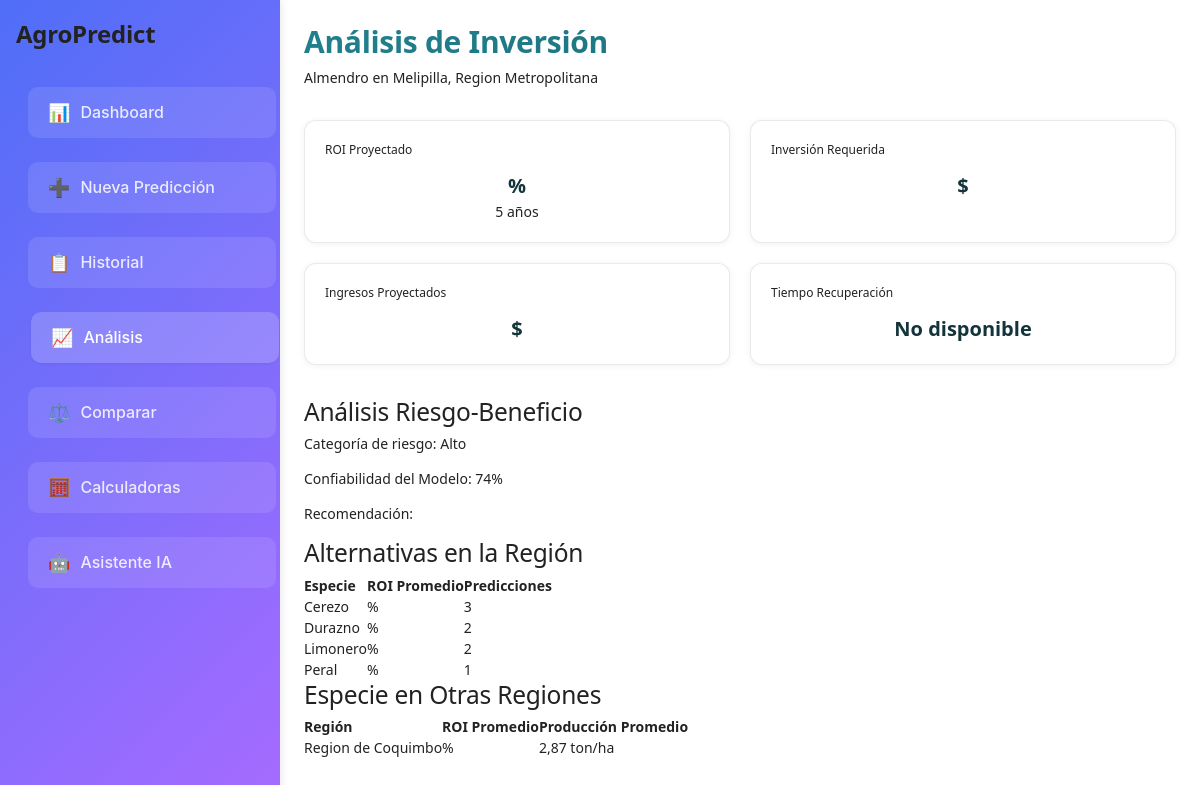
Screenshot of /analisis/16/ with the database file from the repository.
### predicciones/models.py (models this page shows, shortened)
class Prediccion(models.Model):
    ESTADO_CHOICES = [
        ('pendiente', 'Pendiente'),
        ('procesando', 'Procesando'),
        ('completada', 'Completada'),
        ('error', 'Error'),
    ]
    usuario = models.ForeignKey(User, on_delete=models.CASCADE, related_name='predicciones')
    tipo_arbol = models.ForeignKey(TipoArbol, on_delete=models.CASCADE)
    comuna = models.ForeignKey(Comuna, on_delete=models.CASCADE)
    hectareas = models.FloatField(validators=[MinValueValidator(0.1)])
    edad_arboles = models.IntegerField(validators=[MinValueValidator(1), MaxValueValidator(100)])
    densidad_plantacion = models.IntegerField(
        help_text="Número de árboles por hectárea",
        validators=[MinValueValidator(50), MaxValueValidator(2000)]
    )
    tipo_riego = models.CharField(max_length=20, choices=[
        ('goteo', 'Goteo'),
        ('aspersion', 'Aspersión'),
        ('gravedad', 'Gravedad'),
        ('micro_aspersion', 'Microaspersión'),
    ])
    tipo_suelo = models.CharField(max_length=20, choices=[
        ('arcilloso', 'Arcilloso'),
        ('arenoso', 'Arenoso'),
        ('franco', 'Franco'),
        ('limoso', 'Limoso'),
    ])
    fertilizacion = models.CharField(max_length=20, choices=[
        ('organica', 'Orgánica'),
        ('quimica', 'Química'),
        ('mixta', 'Mixta'),
        ('ninguna', 'Ninguna'),
    ])
    produccion_total = models.FloatField(null=True, blank=True, help_text="Toneladas totales")
    produccion_por_hectarea = models.FloatField(null=True, blank=True, help_text="Toneladas por hectárea")
    confiabilidad = models.IntegerField(
        null=True, blank=True,
        validators=[MinValueValidator(0), MaxValueValidator(100)],
        help_text="Porcentaje de confiabilidad"
    )
    inversion_estimada = models.FloatField(null=True, blank=True, help_text="Inversión total estimada en CLP")
    ingresos_proyectados_5anos = models.FloatField(null=True, blank=True, help_text="Ingresos proyectados a 5 años")
    roi_proyectado = models.FloatField(null=True, blank=True, help_text="ROI proyectado a 5 años (%)")
    consumo_agua_total = models.FloatField(null=True, blank=True, help_text="Consumo total de agua en m³")
    consumo_agua_por_hectarea = models.FloatField(null=True, blank=True, help_text="Consumo de agua por hectárea en m³")
    estado = models.CharField(max_length=20, choices=ESTADO_CHOICES, default='pendiente')
    fecha_creacion = models.DateTimeField(auto_now_add=True)
    fecha_actualizacion = models.DateTimeField(auto_now=True)
    class Meta:
        verbose_name = "Predicción"
        verbose_name_plural = "Predicciones"
        ordering = ['-fecha_creacion']

class TipoArbol(models.Model):
    TIPO_CHOICES = [
        ('palto', 'Palto'),
        ('naranjo', 'Naranjo'),
        ('limonero', 'Limonero'),
        ('manzano', 'Manzano'),
        ('cerezo', 'Cerezo'),
        ('nogal', 'Nogal'),
        ('almendro', 'Almendro'),
        ('olivo', 'Olivo'),
        ('durazno', 'Durazno'),
        ('peral', 'Peral'),
    ]
    tipo = models.CharField(max_length=20, choices=TIPO_CHOICES, unique=True)
    nombre_cientifico = models.CharField(max_length=100, blank=True)
    rendimiento_base = models.FloatField(help_text="Toneladas por hectárea promedio")
    precio_promedio_ton = models.FloatField(
        default=0,
        help_text="Precio promedio por tonelada en CLP"
    )
    costo_plantacion_hectarea = models.FloatField(
        default=0,
        help_text="Costo de plantación por hectárea en CLP"
    )
    costo_mantenimiento_anual = models.FloatField(
        default=0,
        help_text="Costo de mantenimiento anual por hectárea en CLP"
    )
    consumo_agua_m3_ton = models.FloatField(
        default=0,
        help_text="Metros cúbicos de agua por tonelada producida"
    )
    def __str__(self):
        return self.get_tipo_display()
    class Meta:
        verbose_name = "Tipo de Árbol"
        verbose_name_plural = "Tipos de Árboles"

class Comuna(models.Model):
    nombre = models.CharField(max_length=100)
    region = models.ForeignKey(Region, on_delete=models.CASCADE, related_name='comunas')
    codigo = models.CharField(max_length=10, unique=True)
    latitud = models.FloatField(null=True, blank=True)  # NUEVO
    longitud = models.FloatField(null=True, blank=True)  # NUEVO
    class Meta:
        verbose_name = "Comuna"
        verbose_name_plural = "Comunas"

class Region(models.Model):
    nombre = models.CharField(max_length=100)
    codigo = models.CharField(max_length=10, unique=True)
    latitud = models.FloatField(null=True, blank=True)  # NUEVO
    longitud = models.FloatField(null=True, blank=True)  # NUEVO
    class Meta:
        verbose_name = "Región"
        verbose_name_plural = "Regiones"

### predicciones/views.py (the view)
# urls.py: path('analisis/<int:pk>/', views.analisis_prediccion_detalle, name='analisis_prediccion_detalle'),
def analisis_prediccion_detalle(request, pk):
    prediccion = get_object_or_404(Prediccion, pk=pk)
    misma_especie_otras_regiones = Prediccion.objects.filter(
        tipo_arbol=prediccion.tipo_arbol,
        estado='completada'
    ).exclude(id=prediccion.id).values(
        'comuna__region__nombre'
    ).annotate(
        promedio_roi=Avg('roi_proyectado'),
        promedio_produccion=Avg('produccion_por_hectarea'),
        promedio_inversion=Avg('inversion_estimada')
    ).order_by('-promedio_roi')
    alternativas_region = Prediccion.objects.filter(
        comuna__region=prediccion.comuna.region,
        estado='completada'
    ).exclude(tipo_arbol=prediccion.tipo_arbol).values(
        'tipo_arbol__tipo',
        'tipo_arbol__id'
    ).annotate(
        promedio_roi=Avg('roi_proyectado'),
        promedio_produccion=Avg('produccion_por_hectarea'),
        total_predicciones=Count('id')
    ).order_by('-promedio_roi')[:5]
    analisis_riesgo = {
        'roi_esperado': prediccion.roi_proyectado or 0,
        'inversion_requerida': prediccion.inversion_estimada or 0,
        'tiempo_recuperacion': calcular_tiempo_recuperacion(prediccion),
        'categoria_riesgo': clasificar_riesgo_inversion(prediccion)
    }
    context = {
        'prediccion': prediccion,
        'misma_especie_otras_regiones': misma_especie_otras_regiones,
        'alternativas_region': alternativas_region,
        'analisis_riesgo': analisis_riesgo,
    }
    return render(request, 'predicciones/analisis_prediccion_detalle.html', context)

### predicciones/views.py (called while the page is built, shortened)
def calcular_tiempo_recuperacion(prediccion):
    if not prediccion.inversion_estimada or not prediccion.produccion_por_hectarea:
        return "No disponible"

def clasificar_riesgo_inversion(prediccion):
    roi = prediccion.roi_proyectado or 0
    confiabilidad = prediccion.confiabilidad or 0
    if roi >= 30 and confiabilidad >= 85:
        return "Bajo"
    elif roi >= 15 and confiabilidad >= 75:
        return "Medio"
    elif roi >= 0 and confiabilidad >= 65:
        return "Alto"
    else:
        return "Muy Alto"

### templates/predicciones/analisis_prediccion_detalle.html (shortened to what this page needs)
{% extends 'base.html' %}
{% load static %}
{% block content %}
<div class="page-header">
    <h2>Análisis de Inversión</h2>
    <p>{{ prediccion.tipo_arbol }} en {{ prediccion.comuna.nombre }}, {{ prediccion.comuna.region.nombre }}</p>
</div>
<div class="metrics-grid">
    <div class="metric-card">
        <div class="metric-header">
            <span class="metric-label">ROI Proyectado</span>
        </div>
        <div class="metric-value {% if prediccion.roi_proyectado >= 30 %}high-roi{% elif prediccion.roi_proyectado >= 15 %}medium-roi{% else %}low-roi{% endif %}">
    {{ prediccion.roi_proyectado|floatformat:1 }}%
</div>
        <div class="metric-subtitle">5 años</div>
    </div>
    <div class="metric-card">
        <div class="metric-header">
            <span class="metric-label">Inversión Requerida</span>
        </div>
        <div class="metric-value">
            ${{ prediccion.inversion_estimada|floatformat:0 }}
        </div>
    </div>
    <div class="metric-card">
        <div class="metric-header">
            <span class="metric-label">Ingresos Proyectados</span>
        </div>
        <div class="metric-value">
            ${{ prediccion.ingresos_proyectados_5anos|floatformat:0 }}
        </div>
    </div>
    <div class="metric-card">
        <div class="metric-header">
            <span class="metric-label">Tiempo Recuperación</span>
        </div>
        <div class="metric-value">
            {{ analisis_riesgo.tiempo_recuperacion }}
        </div>
    </div>
</div>
<div class="analysis-section">
    <h3>Análisis Riesgo-Beneficio</h3>
    <p>Categoría de riesgo: {{ analisis_riesgo.categoria_riesgo }}</p>
    <p>Confiabilidad del Modelo: {{ prediccion.confiabilidad }}%</p>
    <p>Recomendación: {{ analisis.recomendacion }}</p>
</div>
<div class="analysis-section">
    <h3>Alternativas en la Región</h3>
    {% if alternativas_region %}
    <table>
        <thead><tr><th>Especie</th><th>ROI Promedio</th><th>Predicciones</th></tr></thead>
        <tbody>
        {% for alt in alternativas_region %}
        <tr>
            <td>{{ alt.tipo_arbol__tipo|capfirst }}</td>
            <td>{{ alt.promedio_roi|floatformat:1 }}%</td>
            <td>{{ alt.total_predicciones }}</td>
        </tr>
        {% endfor %}
        </tbody>
    </table>
    {% else %}
    <p>No hay datos comparativos disponibles.</p>
    {% endif %}
</div>
<div class="analysis-section">
    <h3>Especie en Otras Regiones</h3>
    {% if misma_especie_otras_regiones %}
    <table>
        <thead><tr><th>Región</th><th>ROI Promedio</th><th>Producción Promedio</th></tr></thead>
        <tbody>
        {% for r in misma_especie_otras_regiones %}
        <tr>
            <td>{{ r.comuna__region__nombre }}</td>
            <td>{{ r.promedio_roi|floatformat:1 }}%</td>
            <td>{{ r.promedio_produccion|floatformat:2 }} ton/ha</td>
        </tr>
        {% endfor %}
        </tbody>
    </table>
    {% else %}
    <p>No hay datos de esta especie en otras regiones.</p>
    {% endif %}
</div>
{% endblock %}

### rows the page displays
Prediccion: tipo_arbol "Almendro", comuna.nombre "Melipilla", comuna.region.nombre "Region Metropolitana", confiabilidad "74"

### other values shown
{{ analisis_riesgo.tiempo_recuperacion }} "No disponible"
{{ analisis_riesgo.categoria_riesgo }} "Alto"
{{ alt.tipo_arbol__tipo|capfirst }} "Cerezo" "Durazno" "Limonero" "Peral"
{{ alt.total_predicciones }} "3" "2" "2" "1"
{{ r.comuna__region__nombre }} "Region de Coquimbo"
{{ r.promedio_produccion|floatformat:2 }} "2,87"
